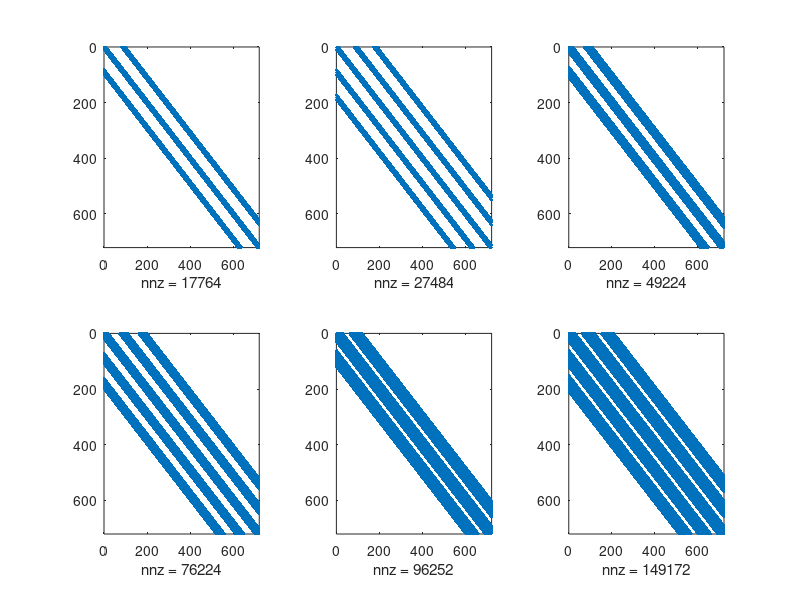

Write MATLAB code to recreate this figure.
%Non-zeros elements for the SPEEDY model

clc 
clear all

d1 = 9; %One dimensional space x
d2 = 10; %Two dimensional space y
d3 = 8; %Three dimensional space z
r1 = 1; %Radius for space (points in the same plane)
r2 = 2; %Radius between layers

%See the grid

conteo = 0;

for r1 = 1:3
    
    for r2 = 1:2

%

n = d1*d2*d3; %Dimension of the vector state

M = zeros(n,n);

sp = 0;

p = 0;
for q = 1:d3
   for i = 1:d2
       for j = 1:d1
           p = p+1;
           sp = sp+1;
           M(p,p) = 1;
           I(sp) = p;
           J(sp) = p;
           V(sp) = 1;
           for k1 = q-r2:q+r2
              for k2= i-r1:i+r1
                  for k3 = j-r1:j+r1
                      k = (k1-1)*(d1*d2)+(k2-1)*d1+k3;
                      if k >= 1 && k<=n
                         M(p,k) = 1; 
                         sp = sp+1;
                         I(sp) = p;
                         J(sp) = k;
                         V(sp) = 1;
                      end
                  end
              end
           end
       end
   end
end

Msparse = sparse(I,J,V);

conteo = conteo+1;
subplot(2,3,conteo);
title(['r_{space} = ',num2str(r1), ' and r_{layers} = ',num2str(r2)],'fontsize',18);
spy(Msparse)

    end 
    
end